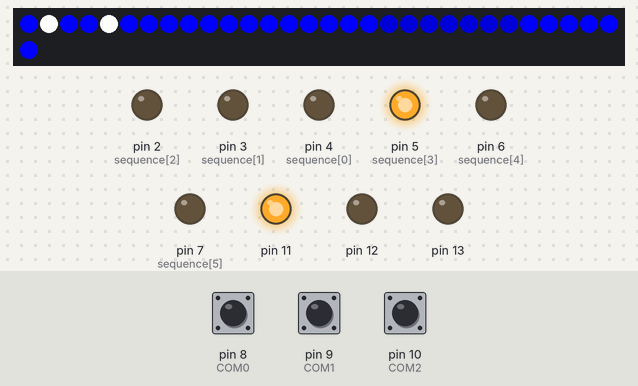
A sketch run on a simulated Arduino Uno, built with avr-gcc and run on an emulated ATmega328P. On the bench: 31 RGB LEDs in strip order, left to right, continuing on the next row, output pins drawn as LEDs (lit = HIGH). Dashed ring = blinking. The inputs (shaded band) are chosen by the test bench; at power-on: pin 10 (COM2) HIGH, pin 8 (COM0) HIGH, pin 9 (COM1) HIGH. Random numbers use the default seed unless the sketch sets one.

Above: at 1.25 s.
1.3 s: pin 10 (COM2) pulled LOW for 3.2 s
At 2.7 s:
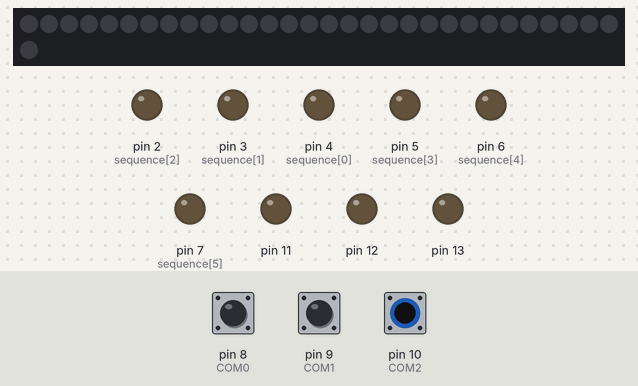
5.1 s: pin 8 (COM0) pulled LOW for 0.15 s
At 5.26 s:
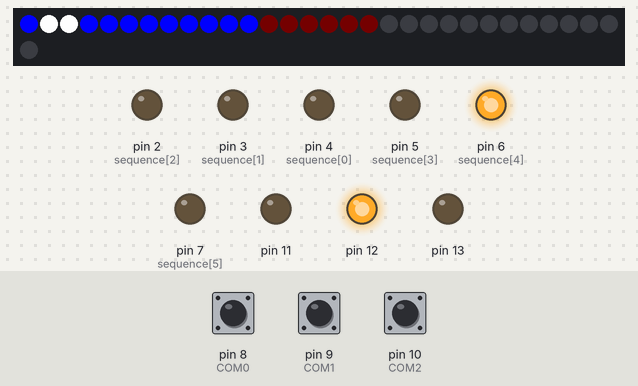
5.8 s: pin 8 (COM0) pulled LOW for 1 s
At 6.17 s:
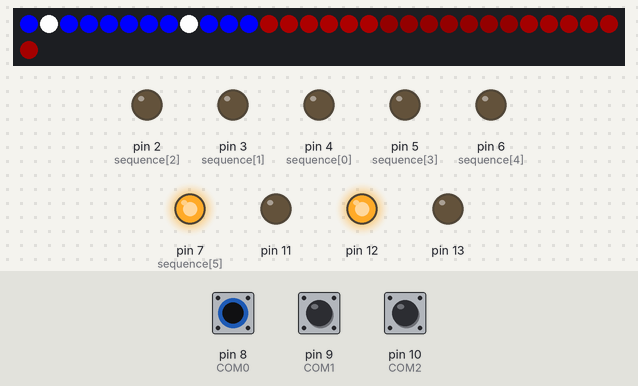
7.4 s: pin 8 (COM0) pulled LOW for 1 s
At 7.99 s:
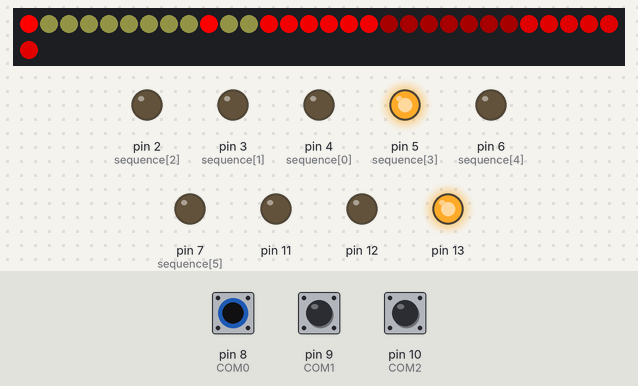
9.0 s: pin 10 (COM2) pulled LOW for 1 s
At 10.16 s:
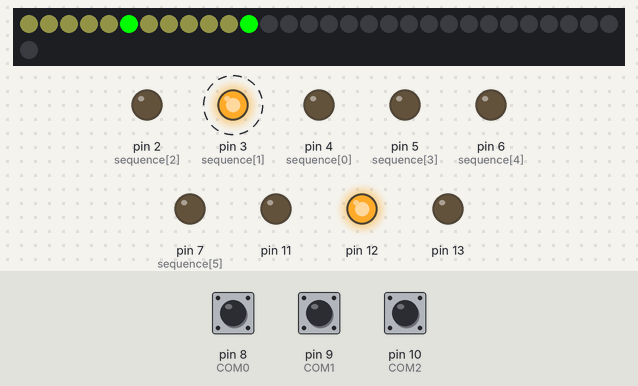
10.6 s: pin 9 (COM1) pulled LOW for 1 s
At 10.76 s:
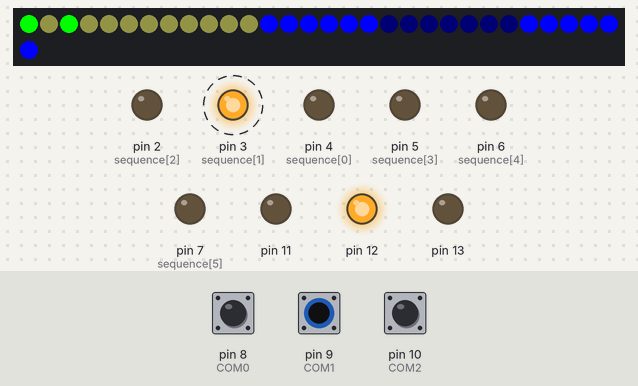
Timing chart, 0 to 16.3 s (numbered marks = the images above; inputs shaded):
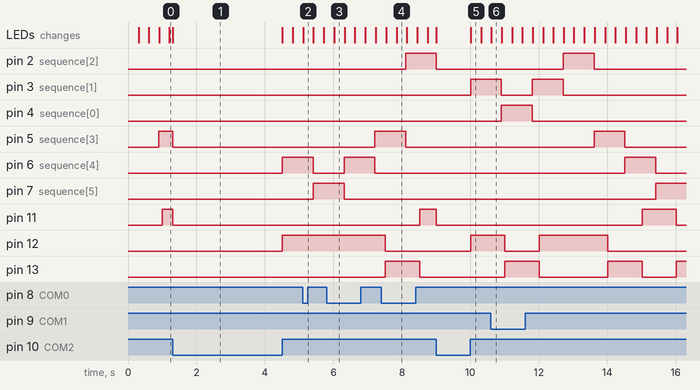

The sketch:

PeriscopeLightsCode.ino
```cpp
//////////////////////////////////////////////////////
//     R-Series Periscope Lighting Kit Sketch       //
//          (Devin R. Olsen - 3/31/2023)            //
// https://github.com/drolsen/r2-periscope-lighting //
//////////////////////////////////////////////////////

// Configurable options
int BRIGHTNESS = 250;     // Defines the brightness of RGB leds (255 max / 200 recommended)
byte COMTYPE = 0;         // 0 === Legacy three pin ABC communication | 1 === RX/TX serial communication (requires RX/TX pads be soldered on top PCB)
byte MODE = 1;            // 1 == FullCycle | 2 == FullOff | 3 == ObiWanLights | 4 == YodaLights | 5 == SithLights | 6 == SearchLights | 7 == DagobahLights | 8 == SparkelLights | 9 == FullOn | 10 = COM Debug

// Mode Speeds (smaller numbers is faster)
int ObiwanSpeed = 5;        // Speed Obiwan lights mode
int YodaSpeed = 5;          // Speed Yoda lights mode
int SithSpeed = 5;          // Speed Sith lights mode
int SearchSpeed = 45;       // Speed Search lights mode
int DagobahSpeed = 500;     // Speed Degobah lights mode
int SparkelSpeed = 50;      // Speed Sparkel lights mode

// Durations (smaller numbers is faster)
int FullCycleDuration = 10000;    // Duration between each mode
int REDFrontDuration = 900;       // Duration between each RED front LEDs lighting up
int REDBackDuration = 1000; // Duration between random on/off states for RED back LEDs

// All Colors in RGB format
int RED[3] = {255, 0, 0};
int GREEN[3] = {0, 255, 0};
int BLUE[3] = {0, 0, 255};
int LISBORN[3] = {20, 20, 10};
int VIOLET[3] = {189, 51, 255};
int DARKVIOLET[3] = {35, 5, 45};
int WHITE[3] = {255, 255, 255};
int BLACK[3] = {0, 0, 0};

// Mode's Used Colors
int ObiwanColors[2] =   {BLUE, WHITE};
int YodaColors[2] =     {GREEN, LISBORN};
int SithColors[2] =     {RED, LISBORN};
int SearchColors[2] =   {WHITE, DARKVIOLET};
int DagobahColors[2] =  {VIOLET, WHITE};
int SparkelColors[2] =  {VIOLET, WHITE};

//////////////////////////////////////
// Do not change the settings below //
//////////////////////////////////////
#include <Adafruit_NeoPixel.h>
#define RGBPin 14     // Data pin number for LEDS
#define RGBCount 31   // How many RGB LEDS on Lights
Adafruit_NeoPixel RGBLEDS(RGBCount, RGBPin, NEO_GRB + NEO_KHZ800);

byte RGBAllSides[2] = {12, 30};
byte RGBCenter[2] = {0, 11};  // Center RGB Pixel Range
byte RGBLeft[2] = {12, 17};   // Left RGB Pixel Range
byte RGBFront[2] = {18, 24};  // Front RGB Pixel Range
byte RGBRight[2] = {25, 30};  // Right RGB Pixel Range

// RED LED PINS
byte REDBack[2] = {11, 13};   // Back RED LED Range
byte REDFront[2] = {2, 7};    // Front RED LED Range

// COM PINS
byte MODETEST;
#define COM0 8
#define COM1 9
#define COM2 10

// Non-delay Wait Timestamp Helpers
unsigned long REDBackWait = millis();
unsigned long REDFrontWait = millis();
unsigned long CenterWait = millis();
unsigned long LeftWait = millis();
unsigned long FrontWait = millis();
unsigned long RightWait = millis();
unsigned long FullCycleWait = millis();

// States (Helpers used as flip-flop or reference current states)
byte REDBackCurrent = REDBack[0];
byte REDFrontCurrent = REDFront[0];
byte CenterLEDSCurrent = RGBCenter[0];
byte LeftLEDSCurrent = RGBLeft[0];
byte FrontTopLEDSCurrent = RGBFront[0];
byte RightLEDSCurrent = RGBRight[0];
byte FullCycleCurrent = 3;

byte CenterDirection = 1;       // 0 = move up / 1 = move down
byte LeftDirection = 1;         // 0 = move up / 1 = move down
byte FrontTopDirection = 1;     // 0 = move up / 1 = move down
byte RightDirection = 1;        // 0 = move up / 1 = move down
byte REDFrontDirection = 1;     // 0 = move left / 1 = move right

int FrontRGBState[3] = {0, 0, 0};
int LeftRGBState[3] = {0, 0, 0};
int RightRGBState[3] = {0, 0, 0};
int CenterRGBState[3] = {0, 0, 0};

void setup() {
  if (COMTYPE == 1) {
    Serial.begin(9600);
    Serial.setTimeout(50);
  }

  // A, B, C three pin communication
  pinMode(COM0, INPUT_PULLUP);
  pinMode(COM1, INPUT_PULLUP);
  pinMode(COM2, INPUT_PULLUP);

  for (byte i = 2; i <= 7; i++) {
    pinMode(i, OUTPUT);
    // digitalWrite(i, HIGH);
  }

  for (byte i = 11; i <= 13; i++) {
    pinMode(i, OUTPUT);
    // digitalWrite(i, HIGH);
  }

  RGBLEDS.begin();
  RGBLEDS.show();
  RGBLEDS.setBrightness(BRIGHTNESS); // Set pixel brightness defined above
}

void loop() {
  // COMs Checking
  if (MODE != 10) { COMCheck(); }

  // Full Cycle
  if (MODE == 1) { FullCycle(); }

  // Full Off
  if (MODE == 2) { Off(); }

  // Obi Wan Lights
  if (MODE == 3) { ObiWanLights(); }

  // Yoda Lights
  if (MODE == 4) { YodaLights(); }

  // Sith Lights
  if (MODE == 5) { SithLights(); }

   // Search Light
  if (MODE == 6) { SearchLights(); }

  // Dagobah Lights
  if (MODE == 7) { DagobahLights(); }

  // Lights Sparkel
  if (MODE == 8) { SparkelLights(); }

  // Debug LEDS (used to debug if all leds light up)
  if (MODE == 9) { DebugLights(); }

  // Debug COMS (used to identify HIGH or LOW states of ABC pins)
  if (MODE == 10) { DebugComs(); }
}


////////////////////
// HELPER METHODS //
////////////////////
// Checks COM for different light modes
void COMCheck() {
  ///////////////////////////
  // ABC Pin COMMUNICATION //
  ///////////////////////////
  int COMBOS[8][3] = {
    {1, 1, 1},   // Full Cycle
    {1, 1, 0},   // Full Off
    {1, 0, 1},   // Obi Wan Lights
    {1, 0, 0},   // Yoda Lights
    {0, 1, 1},   // Sith Lights
    {0, 1, 0},   // Search Light
    {0, 0, 1},   // Dagobah Lights
    {0, 0, 0}    // Lights Sparkel
  };

  if (COMTYPE == 0) {
    // Find a match in our COMBOS array
    for (byte i = 0; i <= 7; i++) {
      if (
        digitalRead(COM0) == COMBOS[i][0]
        && digitalRead(COM1) == COMBOS[i][1]
        && digitalRead(COM2) == COMBOS[i][2]
      ) {
        MODE = (i+1); // Cause mode is not zero based
      }
    }
  } else {
    //////////////////////////////////////
    // Alternative RX/TX COMMUNICATION  //
    //////////////////////////////////////
    if (Serial.available()) {
      // Listening variable
      String command = Serial.readStringUntil('\n');

      if ((sizeof(command)-1) > 0) {
        // Qualifiers
        String commands[9] = {
          ":PL1", ":PL2", ":PL3",
          ":PL4", ":PL5", ":PL6",
          ":PL7", ":PL8", ":PL9"
        };

        // Checking
        for (int i = 1; i <= 9; i++) {
          if (command.equals(commands[i - 1])) {
            MODE = i;
            break; // lets stop seeking
          }
        }
      }
    }
  }
}

// Debug LEDs
void DebugLights() {
  // Light up all RGB LEDs as blue
  for (int i = 0; i < RGBCount; i++) {
    RGBLEDS.setPixelColor(i, 0, 0, 255);
  }

  // Show pixel's change
  RGBLEDS.show();

  // Turn on all RED back LEDs
  for (byte i = REDBack[0]; i <= REDBack[1]; i++) {
    digitalWrite(i, HIGH);
  }

  // Turn on all RED front LEDs
  for (byte i = REDFront[0]; i <= REDFront[1]; i++) {
    digitalWrite(i, HIGH);
  }
}

// Debug COMs (ABC Pin debuging)
void DebugComs(){
  if (digitalRead(COM0) == 1) {
    RGBLEDS.fill(RGBLEDS.Color(255, 255, 255), RGBRight[0], ((RGBRight[1] - RGBRight[0]) + 1));
  } else {
    RGBLEDS.fill(RGBLEDS.Color(0, 0, 0), RGBRight[0], ((RGBRight[1] - RGBRight[0]) + 1));
  }

  if (digitalRead(COM1) == 1) {
    RGBLEDS.fill(RGBLEDS.Color(255, 255, 255), RGBCenter[0], ((RGBCenter[1] - RGBCenter[0]) + 1));
  } else {
    RGBLEDS.fill(RGBLEDS.Color(0, 0, 0), RGBCenter[0], ((RGBCenter[1] - RGBCenter[0]) + 1));
  }

  if (digitalRead(COM2) == 1) {
    RGBLEDS.fill(RGBLEDS.Color(255, 255, 255), RGBLeft[0], ((RGBLeft[1] - RGBLeft[0]) + 1));
  } else {
    RGBLEDS.fill(RGBLEDS.Color(0, 0, 0), RGBLeft[0], ((RGBLeft[1] - RGBLeft[0]) + 1));
  }

  RGBLEDS.show();
}

// Clearing LEDs
void Clear(byte side[2], int bgColor[3], bool isDigital) {
  if (isDigital) {
    for (int i = side[0]; i <= side[1]; i++) {
      digitalWrite(i, LOW);
    }
  } else {
    if (bgColor) {
      RGBLEDS.fill(RGBLEDS.Color(bgColor[0], bgColor[1], bgColor[2]), side[0], ((side[1] - side[0]) + 1));
    } else {
      RGBLEDS.fill(RGBLEDS.Color(0, 0, 0), side[0], ((side[1] - side[0]) + 1));
    }
  }
}

///////////////////////
// ANIMATION METHODS //
///////////////////////

// On / Off
void On(int rgb[3], byte side[2]){
  if (rgb != NULL) {
    for (byte i = side[0]; i <= side[1]; i++){
      RGBLEDS.setPixelColor(i, RGBLEDS.Color(rgb[0], rgb[1], rgb[2]));
    }
    RGBLEDS.show();
  } else {
    for (byte i = side[0]; i <= side[1]; i++){
      digitalWrite(i, HIGH);
    }
  }
}

void Off() {
  for (byte i = 0; i <= RGBCount; i++) {
    RGBLEDS.setPixelColor(i, RGBLEDS.Color(0, 0, 0));
  }
  RGBLEDS.show();

  Clear(REDFront, NULL, true);
  Clear(REDBack, NULL, true);
}

// Sweeps
void FullSweep(int rgb[3], int bgColor[3], int delay, unsigned long& wait) {
  byte SweepSequence[17][6] = {
    {28},         // left
    {28, 29},
    {27, 26},
    {31, 30},
    {31},
    {3, 25},          // center & front top
    {2, 4, 24},
    {1, 10, 11, 5, 23},
    {1, 9, 12, 5, 22},
    {6, 9, 12, 5, 21},
    {8, 6, 20},
    {7, 19},
    {18},         // right
    {18, 17},
    {14, 13},
    {15, 16},
    {15}
  };

  if (millis() > (wait + delay)) {
    // Change Direction
    if (CenterDirection == 1) {
      CenterLEDSCurrent++;
      if (CenterLEDSCurrent > 15) { CenterDirection = 0; }
    } else {
      CenterLEDSCurrent--;
      if (CenterLEDSCurrent <= 0) { CenterDirection = 1; }
    }

    // First, lets set all LEDS to BG color
    for (int i = 0; i < RGBCount; i++) {
      RGBLEDS.setPixelColor(i,
        RGBLEDS.Color(
          bgColor[0],
          bgColor[1],
          bgColor[2]
        )
      );
    }
    RGBLEDS.show();

    // Second, lets loop over squence array and define set sweep color
    for (int i = 0; i < 5; i++) {
      if (SweepSequence[CenterLEDSCurrent][i]) {
        RGBLEDS.setPixelColor(
          (SweepSequence[CenterLEDSCurrent][i] - 1),
          RGBLEDS.Color(
            rgb[0],
            rgb[1],
            rgb[2]
          )
        );
      }
    }
    RGBLEDS.show();
    wait = millis();
  }
}

// Left to right sweeps
void FrontSweepLTR(int rgb[3], int delay, unsigned long& wait) {
  if (millis() > (wait + delay)) {
    // Change Direction
    if (FrontTopDirection == 1) {
      FrontTopLEDSCurrent++;
      if (FrontTopLEDSCurrent == 24) { FrontTopDirection = 0; }
    } else {
      FrontTopLEDSCurrent--;
      if (FrontTopLEDSCurrent == 18) { FrontTopDirection = 1; }
    }

    // First turn off all front LEDS
    Clear(RGBFront, NULL, false);
    RGBLEDS.setPixelColor(FrontTopLEDSCurrent, RGBLEDS.Color(rgb[0], rgb[1], rgb[2]));

    // Reset timestamp checking
    RGBLEDS.show();
    wait = millis();
  }
}

void REDFrontSweepLTR() {
  if (millis() > (REDFrontWait + REDFrontDuration)) {

    byte sequence[6] = { 4, 3, 2, 5, 6, 7 };
    // First turn off all front LEDS
    Clear(REDFront, NULL, true);

    // Increase current front RED LED
    if (REDFrontDirection == 1) {
      REDFrontCurrent++;
      if (REDFrontCurrent == 5) { REDFrontDirection = 0; }
    } else {
      REDFrontCurrent--;
      if (REDFrontCurrent == 0) { REDFrontDirection = 1; }
    }

    Serial.println(sequence[REDFrontCurrent]);

    digitalWrite(sequence[REDFrontCurrent], HIGH);

    // Reset timestamp checking
    REDFrontWait = millis();
  }
}

// Left & Right to Center sweeps
void FrontSweepLRTC(int rgb[3], int delay, unsigned long& wait) {
  if (millis() > (wait + delay)) {
    // Change Direction
    byte SweepSequence[4][2] = {
      {18, 24},
      {19, 23},
      {20, 22},
      {21, 21}
    };

    if (FrontTopDirection == 1) {
      FrontTopLEDSCurrent++;
      if (FrontTopLEDSCurrent == 3) { FrontTopDirection = 0; }
    } else {
      FrontTopLEDSCurrent--;
      if (FrontTopLEDSCurrent == 0) { FrontTopDirection = 1; }
    }

    // First turn off all front LEDS
    Clear(RGBFront, NULL, false);
    RGBLEDS.setPixelColor(SweepSequence[FrontTopLEDSCurrent][0], RGBLEDS.Color(rgb[0], rgb[1], rgb[2]));
    RGBLEDS.setPixelColor(SweepSequence[FrontTopLEDSCurrent][1], RGBLEDS.Color(rgb[0], rgb[1], rgb[2]));

    // Reset timestamp checking
    RGBLEDS.show();
    wait = millis();
  }
}

// Randoms
void Random(int rgb[3], int background[3], byte side[2], int delay, unsigned long& wait) {
  if (millis() > (wait + delay)) {
    Clear(side, background, false);

    int randomA = random(side[0], (side[1]+1));
    int randomB = random(side[0], (side[1]+1));

    // For random dual color instances
    while (randomB == randomA) {
      randomB = random(side[0], (side[1]+1));
    }

    RGBLEDS.setPixelColor(
      randomA,
      RGBLEDS.Color(
        rgb[0],
        rgb[1],
        rgb[2]
      )
    );

    RGBLEDS.setPixelColor(
      randomB,
      RGBLEDS.Color(
        rgb[0],
        rgb[1],
        rgb[2]
      )
    );

    RGBLEDS.show();
    wait = millis();
  }
}

void REDBackRandom() {
  if (millis() > (REDBackWait + REDBackDuration)) {
    Clear(REDBack, NULL, true);
    REDBackCurrent = random(11, 14);
    digitalWrite(REDBackCurrent, HIGH);

    REDBackWait = millis();
  }
}

// Fades
void Fade(int rgb[3], int rgbState[3], byte side[2], byte& direction, int delay, unsigned long& wait) {
  if (millis() > (wait + delay)) {
    if (rgbState[0] > rgb[0]) { rgbState[0] = 0; }
    if (rgbState[1] > rgb[1]) { rgbState[1] = 0; }
    if (rgbState[2] > rgb[2]) { rgbState[2] = 0; }

    if (direction == 0) {
      if (rgbState[0] > 0) { rgbState[0]--; }
      if (rgbState[1] > 0) { rgbState[1]--; }
      if (rgbState[2] > 0) { rgbState[2]--; }

      if (
        rgbState[0] == 0
        && rgbState[1] == 0
        && rgbState[2] == 0
      ) {
        direction = 1;
      }
    }

    if (direction == 1) {
      if (rgbState[0] < rgb[0]) { rgbState[0]++; }
      if (rgbState[1] < rgb[1]) { rgbState[1]++; }
      if (rgbState[2] < rgb[2]) { rgbState[2]++; }

      if (
        rgbState[0] == rgb[0]
        && rgbState[1] == rgb[1]
        && rgbState[2] == rgb[2]
      ) {
        direction = 0;
      }
    }

    RGBLEDS.fill(RGBLEDS.Color(rgbState[0], rgbState[1], rgbState[2]), side[0], ((side[1] - side[0]) + 1));
    RGBLEDS.show();
    wait = millis();
  }
}

////////////////////
// MODE SEQUENCES //
////////////////////
void FullCycle() {
  if (millis() > (FullCycleWait + FullCycleDuration)) {
    FullCycleCurrent++;

    if (FullCycleCurrent > 8) { FullCycleCurrent = 3; }

    FullCycleWait = millis();
  }

  if (FullCycleCurrent == 3) { ObiWanLights(); }
  if (FullCycleCurrent == 4) { YodaLights(); }
  if (FullCycleCurrent == 5) { SithLights(); }
  if (FullCycleCurrent == 6) { SearchLights(); }
  if (FullCycleCurrent == 7) { DagobahLights(); }
  if (FullCycleCurrent == 8) { SparkelLights(); }
}

void ObiWanLights() {
  On(BLUE, RGBRight);
  On(BLUE, RGBLeft);
  Fade(ObiwanColors[0], FrontRGBState, RGBFront, FrontTopDirection, ObiwanSpeed, FrontWait);
  REDFrontSweepLTR();
  REDBackRandom();
  Random(ObiwanColors[1], ObiwanColors[0], RGBCenter, (ObiwanSpeed * 25), CenterWait);
}

void YodaLights() {
  Fade(YodaColors[0], LeftRGBState, RGBLeft, LeftDirection, YodaSpeed, LeftWait);
  Fade(YodaColors[0], RightRGBState, RGBRight, RightDirection, YodaSpeed+1, RightWait);
  Fade(YodaColors[0], FrontRGBState, RGBFront, FrontTopDirection, YodaSpeed+2, FrontWait);
  REDFrontSweepLTR();
  REDBackRandom();
  Random(YodaColors[0], YodaColors[1], RGBCenter, (YodaSpeed * 20), CenterWait);
}

void SithLights() {
  Fade(SithColors[0], LeftRGBState, RGBLeft, LeftDirection, SithSpeed, LeftWait);
  Fade(SithColors[0], RightRGBState, RGBRight, RightDirection, SithSpeed+2, RightWait);
  Fade(SithColors[0], FrontRGBState, RGBFront, FrontTopDirection, SithSpeed+3, FrontWait);
  REDFrontSweepLTR();
  REDBackRandom();
  Random(SithColors[0], SithColors[1], RGBCenter, (SithSpeed * 51), CenterWait);
}

void SearchLights() {
  FullSweep(SearchColors[0], SearchColors[1], SearchSpeed, CenterWait);
  REDFrontSweepLTR();
  REDBackRandom();
}

void DagobahLights() {
  FrontSweepLTR(DagobahColors[0], DagobahSpeed, FrontWait); // Sweeps a violet light across top lights at an interval of 1 second
  On(DagobahColors[1], RGBCenter);
  On(DagobahColors[1], RGBRight);
  On(DagobahColors[1], RGBLeft);
  On(NULL, REDFront);
  REDBackRandom();
}

void SparkelLights() {
  Random(SparkelColors[1], NULL, RGBCenter, SparkelSpeed, CenterWait);
  Random(SparkelColors[0], NULL, RGBLeft, SparkelSpeed, LeftWait);
  Random(SparkelColors[0], NULL, RGBRight, SparkelSpeed, RightWait);
  Random(SparkelColors[0], NULL, RGBFront, SparkelSpeed, FrontWait);
  REDFrontSweepLTR();
  REDBackRandom();
}
```

Measured:
- after the input at 7.4 s, pin 11: LOW → HIGH after 1.1 s; pin 12: HIGH → LOW after 0.11 s; pin 13: LOW → HIGH after 0.11 s, → LOW 1.0 s later
- after the input at 9.0 s, pin 12: LOW → HIGH after 1.0 s
- after the input at 10.6 s, pin 11: LOW → HIGH after 4.4 s, → LOW 1.0 s later
